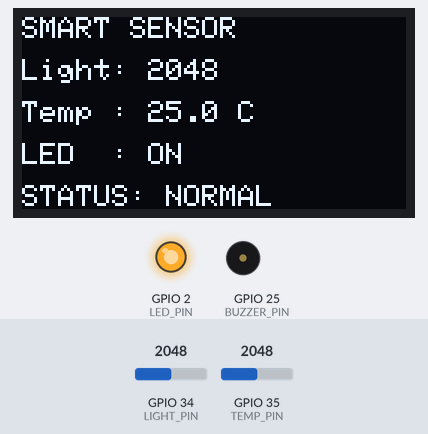
A sketch run on a simulated ESP32. Parts: 128×64 one-colour display, output pins drawn as LEDs (lit = HIGH), buzzer (waves = sounding, pin HIGH). Inputs (shaded band) come from the test bench; at power-on: GPIO 35 (TEMP_PIN) = 2048, GPIO 34 (LIGHT_PIN) = 2048. WiFi joins after 1.5 s; servers stay silent unless stated; what the sketch prints to the serial monitor is not drawn.

Above: at 2.9 s.
3.0 s: GPIO 35 (TEMP_PIN) set to 2233
At 3.6 s:
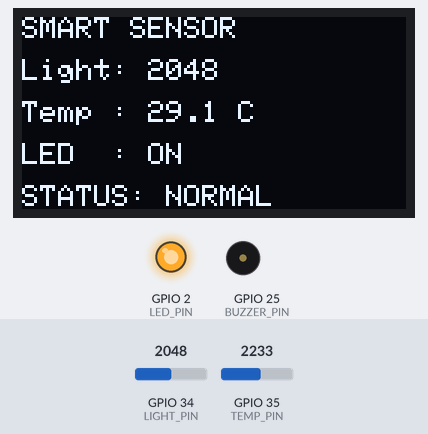
4.6 s: GPIO 35 (TEMP_PIN) set to 2342
At 5.9 s:
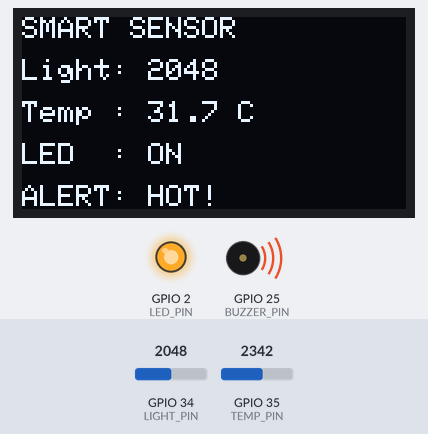
6.2 s: GPIO 34 (LIGHT_PIN) set to 2730
At 7.4 s:
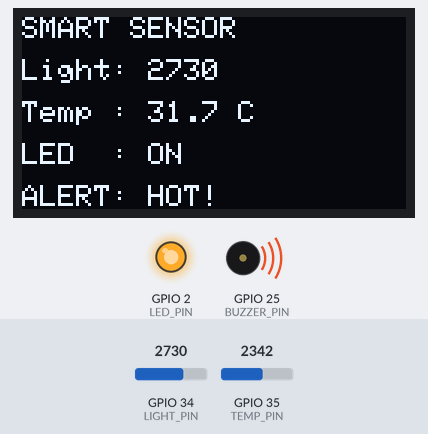
8.0 s: GPIO 34 (LIGHT_PIN) set to 2873
At 9.5 s:
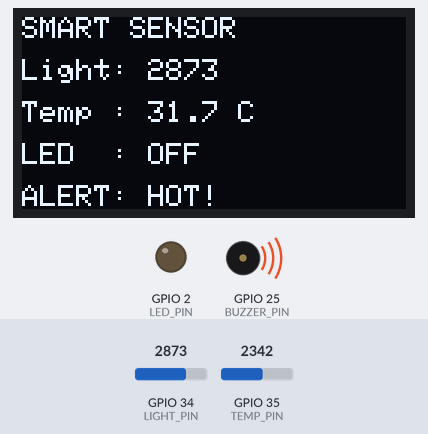
9.8 s: GPIO 35 (TEMP_PIN) set to 2197
At 11.1 s:
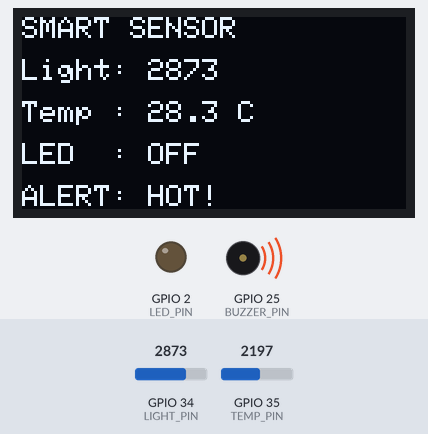
11.4 s: GPIO 35 (TEMP_PIN) set to 2092
At 12.3 s:
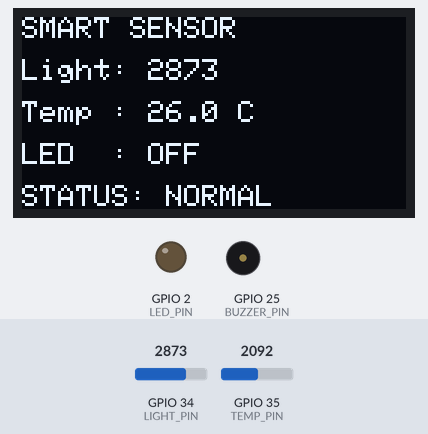
Timing chart, 0 to 14.2 s (numbered marks = the images above; inputs shaded):
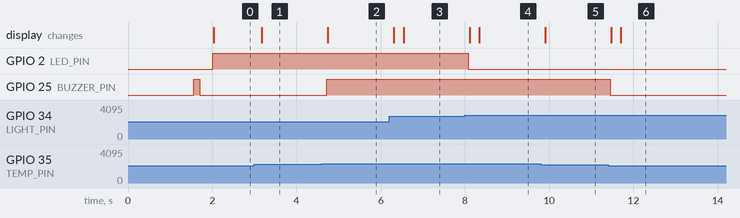

The sketch:

WiFi_T_LUX.ino
```cpp
#include <WiFi.h>
#include <Wire.h>
#include <Adafruit_GFX.h>
#include <Adafruit_SSD1306.h>
#include <math.h>

// ======================================================
// 网络配置
// ======================================================
const char* ssid = "YOUR_WIFI_SSID";          // 改掉
const char* password = "YOUR_WIFI_PASSWORD";  // 改掉
const char* serverIP = "YOUR_PC_IP";          // 把你电脑的 192.168.1.4 改成这个
const int serverPort = 8888;

WiFiClient client;
unsigned long lastReportTime = 0;
bool remoteAlarm = false;

// ======================================================
// 引脚定义
// ======================================================
#define LIGHT_PIN   34
#define TEMP_PIN    35
#define LED_PIN     2
#define BUZZER_PIN  25
#define SDA_PIN     21
#define SCL_PIN     22

// ======================================================
// OLED 与 参数
// ======================================================
#define SCREEN_WIDTH 128
#define SCREEN_HEIGHT 64
Adafruit_SSD1306 display(SCREEN_WIDTH, SCREEN_HEIGHT, &Wire, -1);

// 光照与温度阈值
const int LIGHT_ON_THRESHOLD = 2600;
const int LIGHT_OFF_THRESHOLD = 2800;
const float TEMP_ALARM_ON = 30.0;
const float TEMP_ALARM_OFF = 27.0;

// NTC 热敏电阻参数
const float SERIES_RESISTOR = 10000.0;
const float NTC_NOMINAL = 10000.0;
const float TEMPERATURE_NOMINAL = 25.0;
const float BETA_COEFFICIENT = 3950.0;

bool ledState = false;
bool tempAlarm = false;

// ======================================================
// 辅助函数
// ======================================================
int readAverage(int pin) {
  long sum = 0;
  for (int i = 0; i < 10; i++) {
    sum += analogRead(pin);
    delay(5);
  }
  return sum / 10;
}

// NTC ADC -> 摄氏温度
float adcToTemperature(int adcValue) {
  if (adcValue <= 0 || adcValue >= 4095) return NAN;
  float ntcResistance = SERIES_RESISTOR * (4095.0 / adcValue - 1.0);
  float steinhart = ntcResistance / NTC_NOMINAL;
  steinhart = log(steinhart);
  steinhart /= BETA_COEFFICIENT;
  steinhart += 1.0 / (TEMPERATURE_NOMINAL + 273.15);
  steinhart = 1.0 / steinhart;
  return steinhart - 273.15;
}

void setup() {
  Serial.begin(115200);
  pinMode(LED_PIN, OUTPUT);
  pinMode(BUZZER_PIN, OUTPUT);
  digitalWrite(LED_PIN, LOW);
  digitalWrite(BUZZER_PIN, LOW);

  Wire.begin(SDA_PIN, SCL_PIN);
  if (!display.begin(SSD1306_SWITCHCAPVCC, 0x3C)) {
    Serial.println("OLED failed!");
  }

  display.clearDisplay();
  display.setTextColor(SSD1306_WHITE);
  display.setCursor(10, 20);
  display.println("CONNECTING WIFI...");
  display.display();

  WiFi.begin(ssid, password);
  WiFi.setSleep(false);

  while (WiFi.status() != WL_CONNECTED) {
    delay(500);
    Serial.print(".");
  }

  Serial.println("\nWiFi Connected!");
  digitalWrite(BUZZER_PIN, HIGH); delay(150); digitalWrite(BUZZER_PIN, LOW);
}

void loop() {
  // ---------------- 1. 网络通信 ----------------
  if (WiFi.status() == WL_CONNECTED) {
    if (!client.connected()) {
      if (client.connect(serverIP, serverPort)) {
        Serial.println("Connected to Python Server!");
      }
    } else {
      if (client.available()) {
        String command = client.readStringUntil('\n');
        command.trim();
        if (command == "ALERT_ON") {
          remoteAlarm = true;
        } else if (command == "ALERT_OFF") {
          remoteAlarm = false;
        }
      }
    }
  }

  // ---------------- 2. 读取传感器 ----------------
  int lightValue = readAverage(LIGHT_PIN);
  int tempADC = readAverage(TEMP_PIN);
  float temperature = adcToTemperature(tempADC);

  // ---------------- 3. 本地判断逻辑 ----------------
  // 光照迟滞
  if (lightValue >= LIGHT_OFF_THRESHOLD) ledState = false;
  else if (lightValue <= LIGHT_ON_THRESHOLD) ledState = true;
  digitalWrite(LED_PIN, ledState ? HIGH : LOW);

  // 温度迟滞
  if (!isnan(temperature)) {
    if (temperature >= TEMP_ALARM_ON) tempAlarm = true;
    else if (temperature <= TEMP_ALARM_OFF) tempAlarm = false;
  }

  // ---------------- 4. 控制蜂鸣器 ----------------
  // 本地高温 或 电脑视觉报警，满足其一就响
  if (tempAlarm || remoteAlarm) {
    digitalWrite(BUZZER_PIN, HIGH);
  } else {
    digitalWrite(BUZZER_PIN, LOW);
  }

  // ---------------- 5. 向电脑汇报真实数据 ----------------
  if (client.connected() && (millis() - lastReportTime > 2000)) {
    String msg = "DATA," + String(lightValue) + "," + String(temperature, 1) + "\n";
    client.print(msg);
    lastReportTime = millis();
  }

  // ---------------- 6. OLED 显示（恢复温度） ----------------
  display.clearDisplay();
  display.setTextSize(1);

  display.setCursor(0, 0);  display.println("SMART SENSOR");

  display.setCursor(0, 14); display.print("Light: "); display.println(lightValue);

  display.setCursor(0, 28); display.print("Temp : ");
  if (isnan(temperature)) display.println("ERROR");
  else { display.print(temperature, 1); display.println(" C"); }

  display.setCursor(0, 42); display.print("LED  : "); display.println(ledState ? "ON" : "OFF");

  display.setCursor(0, 56);
  if (remoteAlarm) display.println("ALERT: VISION!");
  else if (tempAlarm) display.println("ALERT: HOT!");
  else display.println("STATUS: NORMAL");

  display.display();

  delay(100);
}
```

Measured:
- the behaviour switches between 2270 and 2271 on GPIO 35 (TEMP_PIN) (found by bisection; images 1 and 2)
- the behaviour switches between 2799 and 2800 on GPIO 34 (LIGHT_PIN) (found by bisection; images 3 and 4)
- the behaviour switches between 2138 and 2137 on GPIO 35 (TEMP_PIN) (found by bisection; images 5 and 6)
- after the input at 3.0 s, the display: changes after 0.18 s (image 1)
- after the input at 4.6 s, GPIO 25 (BUZZER_PIN): LOW → HIGH after 0.12 s; the display: changes after 0.15 s (image 2)
- after the input at 6.2 s, the display: first changes after 0.11 s (image 3 shows a later state)
- after the input at 8.0 s, GPIO 2 (LED_PIN): HIGH → LOW after 0.09 s; the display: first changes after 0.11 s (image 4 shows a later state)
- after the input at 9.8 s, the display: changes after 0.11 s (image 5)
- after the input at 11.4 s, GPIO 25 (BUZZER_PIN): HIGH → LOW after 0.05 s; the display: first changes after 0.08 s (image 6 shows a later state)
